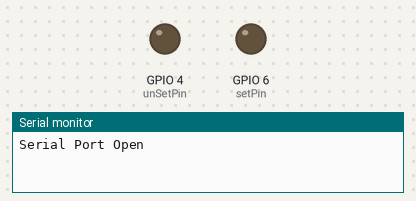
The program below on a simulated Seeed XIAO ESP32-C3. On the bench: output pins drawn as LEDs (lit = HIGH), the last lines printed to the serial monitor. At 10.5 s the program puts the board to deep sleep or switches it off; the recording ends there.

Above: at 0.1 s.
At 5.3 s:
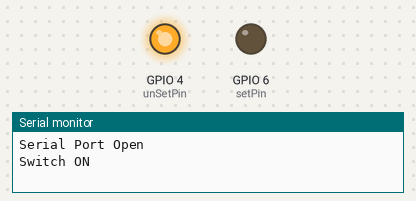
Timing chart, 0 to 6.9 s (numbered marks = the images above):
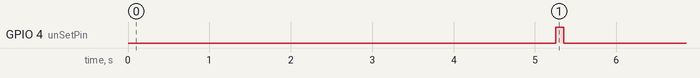

Measured:
- by itself, GPIO 4 (unSetPin): LOW → HIGH at 5.3 s, → LOW 0.10 s later

The program:

main.cpp
```cpp
#include <Arduino.h>
#include "jobsMints.h"
#include "devicesMints.h"


RTC_DATA_ATTR int bootCount = 0;

bool debuggingState = false;

unsigned long startTime;


uint16_t checkPin = D0;
uint16_t unSetPin = D2;
uint16_t setPin   = D4;

uint16_t bootAfter = 5;

// Timer Setup
unsigned long long pingPeriod       =   3600000; // It looks for a ping every hour
unsigned long long waitTimePing     =    900000 ; // It listens to pings if not there for 15 minutes

void setup(){
  initializeSerialMints();
  delay(10);

  pinMode(setPin, OUTPUT);
  delay(15);
  pinMode(unSetPin, OUTPUT);
  delay(15);
  pinMode(checkPin, INPUT); //
  delay(15);

  delay(5000);
  switchOn();

  Serial.println();

  if (debuggingState) {
    Serial.println("DEBUGGING ON T1");
    pingPeriod         =   3600000 ;  // It looks for a ping half an hour
    waitTimePing       =    900000 ;  // Each chage of state is expected withing 15 minutes at most
  }

  //Increment boot number and print it every reboot

  Serial.println("Boot number: " + String(bootCount));
  Serial.println();

  //Print the wakeup reason for ESP32
  print_wakeup_reason();
  delay(1000);
  esp_sleep_enable_timer_wakeup(1000ULL * pingPeriod); // This is in Micro Seconds //This is just defining the timer
  delay(1000);

switch (bootCount)
  {
  case 0:
    Serial.print("Initial Boot - Letting it run for ");
    Serial.print(pingPeriod);
    Serial.print(" Micro Seconds");
    break;

  case 8:
    delay(1000);
    Serial.println("Forced Power Cycling");
    delay(1000);
    bootCount = 1 ;
    delay(1000);
    powerCycle();
    break;

  default:
    if (checkPing(waitTimePing)) {
      Serial.println("Ping heard - Salor node alive");
    } else {
      Serial.println("Ping not heard - Salor node is dead - Power cycling");
      powerCycle();
    }
    break;
  }
    Serial.println();
    delay(1000);
    Serial.println("Going to sleep now");
    delay(1000);
    ++bootCount;
    delay(1000);
    if(Serial)
    {
      Serial.flush();
    }
    esp_deep_sleep_start();
    Serial.println("This will never be printed");

}


void loop() {

}
```
